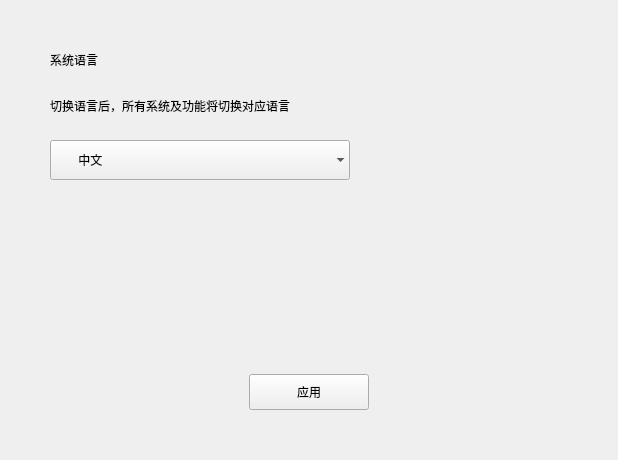
<?xml version="1.0" encoding="UTF-8"?>
<ui version="4.0">
 <class>content</class>
 <widget class="QWidget" name="content">
  <property name="geometry">
   <rect>
    <x>0</x>
    <y>0</y>
    <width>618</width>
    <height>448</height>
   </rect>
  </property>
  <property name="maximumSize">
   <size>
    <width>618</width>
    <height>448</height>
   </size>
  </property>
  <property name="windowTitle">
   <string>Form</string>
  </property>
  <property name="layoutDirection">
   <enum>Qt::LeftToRight</enum>
  </property>
  <property name="styleSheet">
   <string notr="true"/>
  </property>
  <layout class="QVBoxLayout" name="verticalLayout">
   <property name="spacing">
    <number>0</number>
   </property>
   <property name="leftMargin">
    <number>0</number>
   </property>
   <property name="topMargin">
    <number>0</number>
   </property>
   <property name="rightMargin">
    <number>0</number>
   </property>
   <property name="bottomMargin">
    <number>0</number>
   </property>
   <item>
    <widget class="QWidget" name="widget_6" native="true">
     <layout class="QVBoxLayout" name="verticalLayout_3">
      <property name="spacing">
       <number>0</number>
      </property>
      <property name="leftMargin">
       <number>0</number>
      </property>
      <property name="topMargin">
       <number>0</number>
      </property>
      <property name="rightMargin">
       <number>0</number>
      </property>
      <property name="bottomMargin">
       <number>0</number>
      </property>
      <item>
       <spacer name="verticalSpacer_2">
        <property name="orientation">
         <enum>Qt::Vertical</enum>
        </property>
        <property name="sizeType">
         <enum>QSizePolicy::Fixed</enum>
        </property>
        <property name="sizeHint" stdset="0">
         <size>
          <width>20</width>
          <height>50</height>
         </size>
        </property>
       </spacer>
      </item>
      <item>
       <widget class="QWidget" name="widget_3" native="true">
        <layout class="QHBoxLayout" name="horizontalLayout_2">
         <property name="spacing">
          <number>0</number>
         </property>
         <property name="leftMargin">
          <number>0</number>
         </property>
         <property name="topMargin">
          <number>0</number>
         </property>
         <property name="rightMargin">
          <number>0</number>
         </property>
         <property name="bottomMargin">
          <number>0</number>
         </property>
         <item>
          <spacer name="horizontalSpacer_2">
           <property name="orientation">
            <enum>Qt::Horizontal</enum>
           </property>
           <property name="sizeType">
            <enum>QSizePolicy::Fixed</enum>
           </property>
           <property name="sizeHint" stdset="0">
            <size>
             <width>50</width>
             <height>20</height>
            </size>
           </property>
          </spacer>
         </item>
         <item>
          <widget class="QLabel" name="label">
           <property name="font">
            <font>
             <family>思源黑体 CN</family>
            </font>
           </property>
           <property name="text">
            <string>系统语言</string>
           </property>
           <property name="margin">
            <number>1</number>
           </property>
          </widget>
         </item>
         <item>
          <spacer name="horizontalSpacer_3">
           <property name="orientation">
            <enum>Qt::Horizontal</enum>
           </property>
           <property name="sizeHint" stdset="0">
            <size>
             <width>40</width>
             <height>20</height>
            </size>
           </property>
          </spacer>
         </item>
        </layout>
       </widget>
      </item>
      <item>
       <spacer name="verticalSpacer_4">
        <property name="orientation">
         <enum>Qt::Vertical</enum>
        </property>
        <property name="sizeType">
         <enum>QSizePolicy::Fixed</enum>
        </property>
        <property name="sizeHint" stdset="0">
         <size>
          <width>20</width>
          <height>26</height>
         </size>
        </property>
       </spacer>
      </item>
      <item>
       <widget class="QWidget" name="widget_4" native="true">
        <layout class="QHBoxLayout" name="horizontalLayout_3">
         <property name="spacing">
          <number>0</number>
         </property>
         <property name="leftMargin">
          <number>0</number>
         </property>
         <property name="topMargin">
          <number>0</number>
         </property>
         <property name="rightMargin">
          <number>0</number>
         </property>
         <property name="bottomMargin">
          <number>0</number>
         </property>
         <item>
          <spacer name="horizontalSpacer_4">
           <property name="orientation">
            <enum>Qt::Horizontal</enum>
           </property>
           <property name="sizeType">
            <enum>QSizePolicy::Fixed</enum>
           </property>
           <property name="sizeHint" stdset="0">
            <size>
             <width>50</width>
             <height>20</height>
            </size>
           </property>
          </spacer>
         </item>
         <item>
          <widget class="QLabel" name="label_2">
           <property name="minimumSize">
            <size>
             <width>500</width>
             <height>0</height>
            </size>
           </property>
           <property name="font">
            <font>
             <family>思源黑体 CN</family>
            </font>
           </property>
           <property name="lineWidth">
            <number>1</number>
           </property>
           <property name="text">
            <string>切换语言后，所有系统及功能将切换对应语言</string>
           </property>
           <property name="alignment">
            <set>Qt::AlignLeading|Qt::AlignLeft|Qt::AlignVCenter</set>
           </property>
           <property name="wordWrap">
            <bool>true</bool>
           </property>
           <property name="margin">
            <number>1</number>
           </property>
           <property name="indent">
            <number>-1</number>
           </property>
          </widget>
         </item>
         <item>
          <spacer name="horizontalSpacer_5">
           <property name="orientation">
            <enum>Qt::Horizontal</enum>
           </property>
           <property name="sizeHint" stdset="0">
            <size>
             <width>40</width>
             <height>20</height>
            </size>
           </property>
          </spacer>
         </item>
        </layout>
       </widget>
      </item>
      <item>
       <spacer name="verticalSpacer_5">
        <property name="orientation">
         <enum>Qt::Vertical</enum>
        </property>
        <property name="sizeType">
         <enum>QSizePolicy::Fixed</enum>
        </property>
        <property name="sizeHint" stdset="0">
         <size>
          <width>20</width>
          <height>24</height>
         </size>
        </property>
       </spacer>
      </item>
      <item>
       <widget class="QWidget" name="widget" native="true">
        <property name="maximumSize">
         <size>
          <width>16777215</width>
          <height>16777215</height>
         </size>
        </property>
        <layout class="QHBoxLayout" name="horizontalLayout">
         <property name="spacing">
          <number>0</number>
         </property>
         <property name="leftMargin">
          <number>0</number>
         </property>
         <property name="topMargin">
          <number>0</number>
         </property>
         <property name="rightMargin">
          <number>0</number>
         </property>
         <property name="bottomMargin">
          <number>0</number>
         </property>
         <item>
          <spacer name="horizontalSpacer_8">
           <property name="orientation">
            <enum>Qt::Horizontal</enum>
           </property>
           <property name="sizeType">
            <enum>QSizePolicy::Fixed</enum>
           </property>
           <property name="sizeHint" stdset="0">
            <size>
             <width>50</width>
             <height>20</height>
            </size>
           </property>
          </spacer>
         </item>
         <item>
          <widget class="QWidget" name="widget_2" native="true">
           <layout class="QVBoxLayout" name="verticalLayout_2">
            <property name="spacing">
             <number>0</number>
            </property>
            <property name="leftMargin">
             <number>0</number>
            </property>
            <property name="topMargin">
             <number>0</number>
            </property>
            <property name="rightMargin">
             <number>0</number>
            </property>
            <property name="bottomMargin">
             <number>0</number>
            </property>
           </layout>
          </widget>
         </item>
         <item>
          <widget class="QComboBox" name="comboBox">
           <property name="minimumSize">
            <size>
             <width>300</width>
             <height>40</height>
            </size>
           </property>
           <property name="currentIndex">
            <number>0</number>
           </property>
           <property name="maxVisibleItems">
            <number>2</number>
           </property>
           <property name="maxCount">
            <number>2</number>
           </property>
           <property name="iconSize">
            <size>
             <width>12</width>
             <height>12</height>
            </size>
           </property>
           <property name="frame">
            <bool>false</bool>
           </property>
           <item>
            <property name="text">
             <string>       中文</string>
            </property>
           </item>
           <item>
            <property name="text">
             <string>       English</string>
            </property>
           </item>
          </widget>
         </item>
         <item>
          <spacer name="horizontalSpacer">
           <property name="orientation">
            <enum>Qt::Horizontal</enum>
           </property>
           <property name="sizeHint" stdset="0">
            <size>
             <width>40</width>
             <height>20</height>
            </size>
           </property>
          </spacer>
         </item>
        </layout>
       </widget>
      </item>
      <item>
       <spacer name="verticalSpacer_6">
        <property name="orientation">
         <enum>Qt::Vertical</enum>
        </property>
        <property name="sizeType">
         <enum>QSizePolicy::Fixed</enum>
        </property>
        <property name="sizeHint" stdset="0">
         <size>
          <width>20</width>
          <height>194</height>
         </size>
        </property>
       </spacer>
      </item>
      <item>
       <widget class="QWidget" name="widget_5" native="true">
        <layout class="QHBoxLayout" name="horizontalLayout_4">
         <property name="spacing">
          <number>0</number>
         </property>
         <property name="leftMargin">
          <number>0</number>
         </property>
         <property name="topMargin">
          <number>0</number>
         </property>
         <property name="rightMargin">
          <number>0</number>
         </property>
         <property name="bottomMargin">
          <number>0</number>
         </property>
         <item>
          <spacer name="horizontalSpacer_6">
           <property name="orientation">
            <enum>Qt::Horizontal</enum>
           </property>
           <property name="sizeHint" stdset="0">
            <size>
             <width>40</width>
             <height>20</height>
            </size>
           </property>
          </spacer>
         </item>
         <item>
          <widget class="QPushButton" name="pushButton">
           <property name="minimumSize">
            <size>
             <width>120</width>
             <height>36</height>
            </size>
           </property>
           <property name="maximumSize">
            <size>
             <width>120</width>
             <height>36</height>
            </size>
           </property>
           <property name="text">
            <string>应用</string>
           </property>
          </widget>
         </item>
         <item>
          <spacer name="horizontalSpacer_7">
           <property name="orientation">
            <enum>Qt::Horizontal</enum>
           </property>
           <property name="sizeHint" stdset="0">
            <size>
             <width>40</width>
             <height>20</height>
            </size>
           </property>
          </spacer>
         </item>
        </layout>
       </widget>
      </item>
      <item>
       <spacer name="verticalSpacer_3">
        <property name="orientation">
         <enum>Qt::Vertical</enum>
        </property>
        <property name="sizeType">
         <enum>QSizePolicy::Fixed</enum>
        </property>
        <property name="sizeHint" stdset="0">
         <size>
          <width>20</width>
          <height>50</height>
         </size>
        </property>
       </spacer>
      </item>
     </layout>
    </widget>
   </item>
  </layout>
 </widget>
 <resources/>
 <connections/>
</ui>
